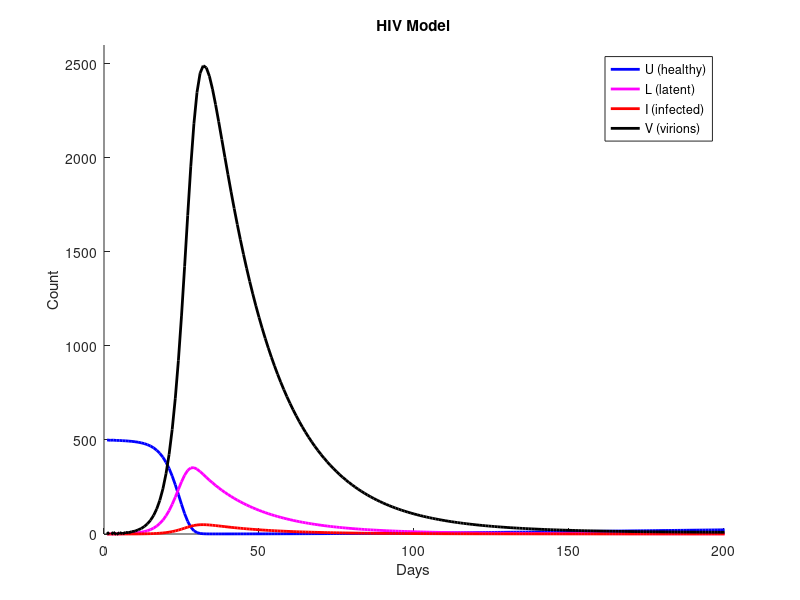

MATLAB code to generate this figure:
% Simple SIR model

%Define parameters and create value trackers
days = 600;
dt = 1;
steps = days/dt;

U = zeros(1,steps);
L = zeros(1,steps);
I = zeros(1,steps);
V = zeros(1,steps);

U(1) = 500;
L(1) = 0;
I(1) = 0;
V(1) = 10;

figure
p = 0.272  % production rate of healthy cells per day
k1 = 0.00027 % infection rate
k2 = 0.00136  % death rate of healthy and latent cells
k3 =  0.33 % death rate of infected cells
k4 = 100 % virion production per infected cell per day
k5 = 2 % virion decay rate (half day lifespan)
k6 = 0.05 % rate latent -> infectious
for step = 2:steps

    dU =  p - k2*U(step-1) - k1*U(step-1)*V(step-1);
    dL =  k1*U(step-1)*V(step-1) - k2*L(step-1) - k6*L(step-1);
    dI =  k6*L(step-1) - k3*I(step-1);
    dV =  k4*I(step-1) - k5*V(step-1);

    U(step) = U(step-1) + dU * dt;
    L(step) = L(step-1) + dL * dt;
    I(step) = I(step-1) + dI * dt;
    V(step) = V(step-1) + dV * dt;

end


hold on % This makes the plots appear on top of each other
plot(U,'b','LineWidth',2)
plot(L,'m','LineWidth',2)
plot(I,'r','LineWidth',2)
plot(V,'k','LineWidth',2)

title('HIV Model')
xlabel('Days')
ylabel('Count')
legend({'U (healthy)','L (latent)','I (infected)','V (virions)'})
xlim([0, 200])
ylim([0, 2600])
fig = gca;


% Try changing the Y axis labels to reflect the population of Israel (9.2M)
